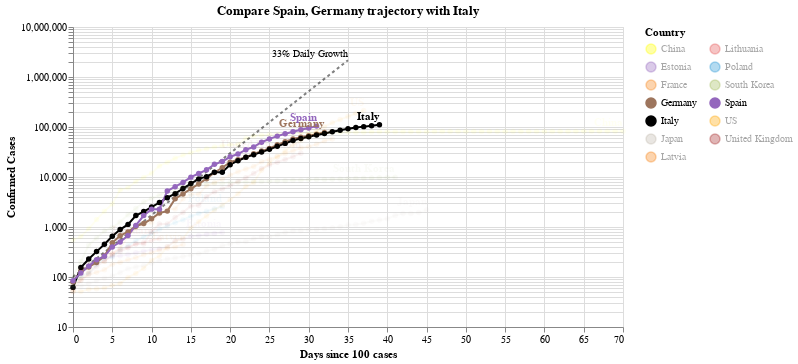

Notebook source saved alongside this figure:
### Code cell
#hide_input
chart2 = make_since_chart(['Spain', 'Germany'])
chart2

### Figure 1 — Vega-Lite specification as saved in the notebook (floating-point values rounded to 4 significant figures; data arrays with more than 128 entries replaced by an {"elided": "..."} marker saying what was removed)
{"config": {"view": {"continuousWidth": 400, "continuousHeight": 300}}, "layer": [{"mark": {"type": "line", "color": "black", "opacity": 0.5, "strokeDash": [3, 3]}, "encoding": {"x": {"type": "quantitative", "field": "Days since 100 cases"}, "y": {"type": "quantitative", "field": "Confirmed Cases"}}}, {"mark": {"type": "text", "align": "right", "dy": -6, "fontSize": 10, "text": "33% Daily Growth"}, "encoding": {"x": {"type": "quantitative", "field": "Days since 100 cases"}, "y": {"type": "quantitative", "field": "Confirmed Cases"}}, "transform": [{"filter": "(datum['Days since 100 cases'] >= 35)"}]}, {"data": {"name": "data-fbd002e340c7478a5908aeb7317bd96f"}, "mark": {"type": "line", "point": true}, "encoding": {"color": {"type": "nominal", "field": "Country", "legend": {"columns": 2}, "scale": {"domain": ["China", "Estonia", "France", "Germany", "Italy", "Japan", "Latvia", "Lithuania", "Poland", "South Korea", "Spain", "US", "United Kingdom"], "range": ["yellow", "#9467bd", "#F58518", "#9D755D", "black", "#C1B7AD", "#F58518", "#E45756", "#2495D3", "#A1BA59", "#9467bd", "orange", "brown"]}}, "opacity": {"condition": {"value": 1, "selection": "selector003"}, "value": 0.05}, "tooltip": [{"type": "nominal", "field": "Country"}, {"type": "temporal", "field": "Date"}, {"type": "quantitative", "field": "Confirmed Cases"}, {"type": "quantitative", "field": "Days since 100 cases"}], "x": {"type": "quantitative", "field": "Days since 100 cases"}, "y": {"type": "quantitative", "field": "Confirmed Cases", "scale": {"type": "log"}}}, "selection": {"selector003": {"type": "multi", "fields": ["Country"], "bind": "legend", "init": [{"Country": "Spain"}, {"Country": "Germany"}, {"Country": "Italy"}]}}, "width": 550}, {"data": {"name": "data-fbd002e340c7478a5908aeb7317bd96f"}, "mark": {"type": "text", "align": "right", "dy": -8, "fontWeight": "bold"}, "encoding": {"color": {"type": "nominal", "field": "Country", "legend": {"columns": 2}, "scale": {"domain": ["China", "Estonia", "France", "Germany", "Italy", "Japan", "Latvia", "Lithuania", "Poland", "South Korea", "Spain", "US", "United Kingdom"], "range": ["yellow", "#9467bd", "#F58518", "#9D755D", "black", "#C1B7AD", "#F58518", "#E45756", "#2495D3", "#A1BA59", "#9467bd", "orange", "brown"]}}, "opacity": {"condition": {"value": 1, "selection": "selector003"}, "value": 0.05}, "text": {"type": "nominal", "field": "Country"}, "tooltip": [{"type": "nominal", "field": "Country"}, {"type": "temporal", "field": "Date"}, {"type": "quantitative", "field": "Confirmed Cases"}, {"type": "quantitative", "field": "Days since 100 cases"}], "x": {"type": "quantitative", "field": "Days since 100 cases"}, "y": {"type": "quantitative", "field": "Confirmed Cases", "scale": {"type": "log"}}}, "transform": [{"filter": "(datum['Date'] >= 1585699200000)"}], "width": 550}], "data": {"name": "data-c1a3bbf4dd040f2e7e8e7a69520e3c2a"}, "title": "Compare Spain, Germany trajectory with Italy", "$schema": "https://vega.github.io/schema/vega-lite/v4.0.2.json", "datasets": {"data-c1a3bbf4dd040f2e7e8e7a69520e3c2a": [{"Days since 100 cases": 0, "Confirmed Cases": 100.0}, {"Days since 100 cases": 1, "Confirmed Cases": 133.0}, {"Days since 100 cases": 2, "Confirmed Cases": 176.9}, {"Days since 100 cases": 3, "Confirmed Cases": 235.3}, {"Days since 100 cases": 4, "Confirmed Cases": 312.9}, {"Days since 100 cases": 5, "Confirmed Cases": 416.2}, {"Days since 100 cases": 6, "Confirmed Cases": 553.5}, {"Days since 100 cases": 7, "Confirmed Cases": 736.1}, {"Days since 100 cases": 8, "Confirmed Cases": 979.1}, {"Days since 100 cases": 9, "Confirmed Cases": 1302.0}, {"Days since 100 cases": 10, "Confirmed Cases": 1732.0}, {"Days since 100 cases": 11, "Confirmed Cases": 2303.0}, {"Days since 100 cases": 12, "Confirmed Cases": 3064.0}, {"Days since 100 cases": 13, "Confirmed Cases": 4074.0}, {"Days since 100 cases": 14, "Confirmed Cases": 5419.0}, {"Days since 100 cases": 15, "Confirmed Cases": 7207.0}, {"Days since 100 cases": 16, "Confirmed Cases": 9586.0}, {"Days since 100 cases": 17, "Confirmed Cases": 12750.0}, {"Days since 100 cases": 18, "Confirmed Cases": 16960.0}, {"Days since 100 cases": 19, "Confirmed Cases": 22550.0}, {"Days since 100 cases": 20, "Confirmed Cases": 29990.0}, {"Days since 100 cases": 21, "Confirmed Cases": 39890.0}, {"Days since 100 cases": 22, "Confirmed Cases": 53060.0}, {"Days since 100 cases": 23, "Confirmed Cases": 70560.0}, {"Days since 100 cases": 24, "Confirmed Cases": 93850.0}, {"Days since 100 cases": 25, "Confirmed Cases": 124800.0}, {"Days since 100 cases": 26, "Confirmed Cases": 166000.0}, {"Days since 100 cases": 27, "Confirmed Cases": 220800.0}, {"Days since 100 cases": 28, "Confirmed Cases": 293700.0}, {"Days since 100 cases": 29, "Confirmed Cases": 390600.0}, {"Days since 100 cases": 30, "Confirmed Cases": 519500.0}, {"Days since 100 cases": 31, "Confirmed Cases": 690900.0}, {"Days since 100 cases": 32, "Confirmed Cases": 918900.0}, {"Days since 100 cases": 33, "Confirmed Cases": 1222000.0}, {"Days since 100 cases": 34, "Confirmed Cases": 1625000.0}, {"Days since 100 cases": 35, "Confirmed Cases": 2162000.0}], "data-fbd002e340c7478a5908aeb7317bd96f": {"elided": "433 records"}}}
